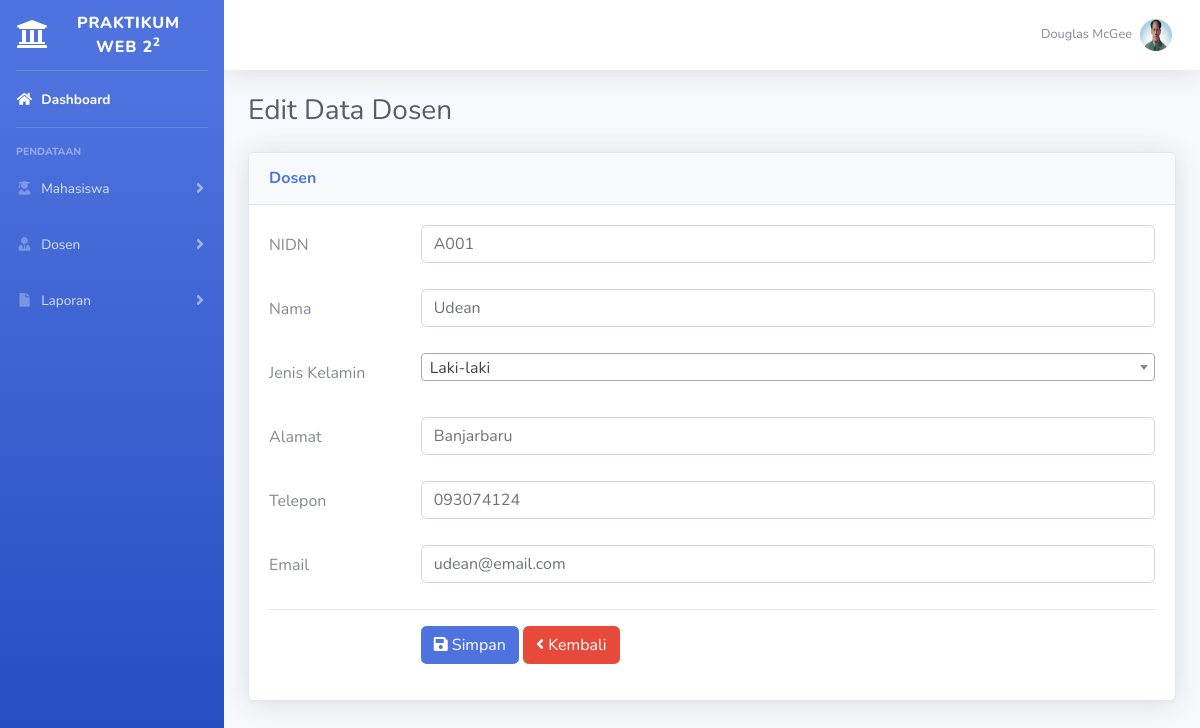
The page /?page=dosen-update&id=1 (signed in) on the database its author committed.
### tables this page shows
CREATE TABLE `tb_dosen` (
  `id` int(11) NOT NULL,
  `nidn` varchar(20) NOT NULL,
  `nama` varchar(50) NOT NULL,
  `jenis_kelamin` varchar(1) NOT NULL,
  `alamat` text NOT NULL,
  `telepon` varchar(13) NOT NULL,
  `email` varchar(50) NOT NULL
);

### partials/pages/dosen/dosenEdit.php (the view, shortened to what this page needs)
<?php
if (isset($_GET['id'])) {
    $database = new Database();
    $db = $database->getConnection();
    $findSql = "SELECT * FROM tb_dosen WHERE id = :id";
    $stmt = $db->prepare($findSql);
    $stmt->bindParam(':id', $_GET['id']);
    $stmt->execute();
    $row = $stmt->fetch();
    if(isset($row['id'])) {
?>
    <div class="d-sm-flex align-items-center justify-content-between mb-4">
        <h1 class="h3 mb-0 text-gray-800">Edit Data Dosen</h1>
    </div>
        <div class="row">
            <div class="col-lg-12 mb-4">
                <div class="card shadow mb-4">
                    <div class="card-header py-3">
                        <h6 class="m-0 font-weight-bold text-primary">Dosen</h6>
                    </div>
                    <div class="card-body">
                        <form method="post">
                            <div class="form-group">
                                <div class="row mb-3">
                                    <div class="col-lg-2">
                                        <label for="nidn" class="py-2">NIDN</label>
                                    </div>
                                    <div class="col-lg-10">
                                        <input type="text" name="nidn" class="form-control" value="<?= $row['nidn'] ?>">
                                    </div>
                                </div>
                                <div class="row mb-3">
                                    <div class="col-lg-2">
                                        <label for="nama" class="py-2">Nama</label>
                                    </div>
                                    <div class="col-lg-10">
                                        <input type="text" name="nama" class="form-control" value="<?= $row['nama'] ?>">
                                    </div>
                                </div>
                                <div class="row mb-3">
                                    <div class="col-lg-2">
                                        <label for="jenis_kelamin" class="py-2">Jenis Kelamin</label>
                                    </div>
                                    <div class="col-lg-10">
                                    </div>
                                </div>
                                <div class="row mb-3">
                                    <div class="col-lg-2">
                                        <label for="alamat" class="py-2">Alamat</label>
                                    </div>
                                    <div class="col-lg-10">
                                        <input type="text" name="alamat" class="form-control" value="<?= $row['alamat'] ?>">
                                    </div>
                                </div>
                                <div class="row mb-3">
                                    <div class="col-lg-2">
                                        <label for="telepon" class="py-2">Telepon</label>
                                    </div>
                                    <div class="col-lg-10">
                                        <input type="text" name="telepon" class="form-control" value="<?= $row['telepon'] ?>">
                                    </div>
                                </div>
                                <div class="row mb-3">
                                    <div class="col-lg-2">
                                        <label for="email" class="py-2">Email</label>
                                    </div>
                                    <div class="col-lg-10">
                                        <input type="text" name="email" class="form-control" value="<?= $row['email'] ?>">
                                    </div>
                                </div>
                                <div class="mt-2">
                                    <hr>
                                    <div class="row">
                                        <div class="col-lg-2"></div>
                                            <div class="col-lg-10">
                                                <button type="submit" class="btn btn-primary" name="button_update">
                                                    <i class="fas fa-save"></i>
                                                    Simpan
                                                </button>
                                                <a href="?page=dosen-read" class="btn btn-danger">
                                                    <i class="fas fa-angle-left"></i>
                                                    Kembali
                                                </a>
                                            </div>
                                        </div>
                                    </div>
                                </div>
                            </div>
                    </div>
                </div>
            </div>
        </div>
        <?php
    } else {
        echo "<meta http-equiv='refresh' content='0;url=?page=dosen-read'>";
    }
} else {
    echo "<meta http-equiv='refresh' content='0;url=?page=dosen-read'>";
}
?>

### rows shown on the page
tb_dosen: nidn "A001", nama "Udean", alamat "Banjarbaru", telepon "093074124", email "udean@email.com"
